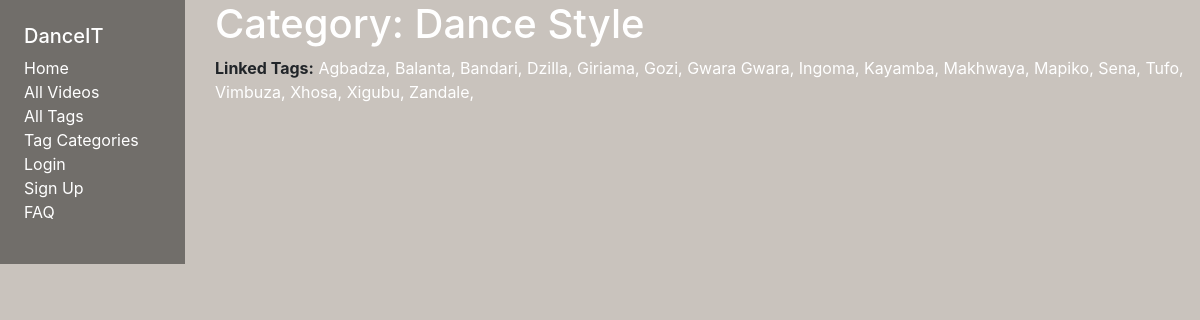
The app's page /main/category/2 with its own data.
### main/models.py (models this page shows, shortened)
class Type(models.Model):
  name = models.CharField(max_length=20)
  tags = models.ManyToManyField(Tag)
  class Meta:
      ordering = ['name']

class Tag(models.Model):
  name = models.CharField(max_length=20)
  date_created = models.DateTimeField(default=timezone.now)
  videos = models.ManyToManyField(Video)
  types = models.ManyToManyField("Type")
  user = models.ForeignKey(
      User, on_delete=models.SET_NULL, null=True, blank=True)
  class Meta:
      ordering = ['name']
  def get_absolute_url(self):
    return reverse('tag-detail', args=[str(self.id)])

### main/views.py (the view)
# urls.py: path('category/<int:pk>', views.TypeDetailView.as_view(), name='type-detail'),
class TypeDetailView(generic.DetailView): # View class that displays Tag Category Details.
  model = Type

### main/templates/main/type_detail.html
{% extends "base_generic.html" %}
{% block content %}
<h1>Category: {{ type.name }} </h1>
<strong>Linked Tags:</strong>
{% for tag in type.tags.all %}
<a href="{{tag.get_absolute_url}}">{{tag.name}},</a>
{% endfor %}
{% endblock %}

### main/static/css/styles.css (style rules this page uses)
body { background: #c9c3bd; }
p, a, li, h1, h2, h3, h4, h5 { color: white; }

### records on screen
Type: name "Dance Style"
Tag: name "Agbadza"
Tag: name "Balanta"
Tag: name "Bandari"
Tag: name "Dzilla"
Tag: name "Giriama"
Tag: name "Gozi"
Tag: name "Gwara Gwara"
Tag: name "Ingoma"
Tag: name "Kayamba"
Tag: name "Makhwaya"
Tag: name "Mapiko"
Tag: name "Sena"
Tag: name "Tufo"
Tag: name "Vimbuza"
Tag: name "Xhosa"
Tag: name "Xigubu"
Tag: name "Zandale"
